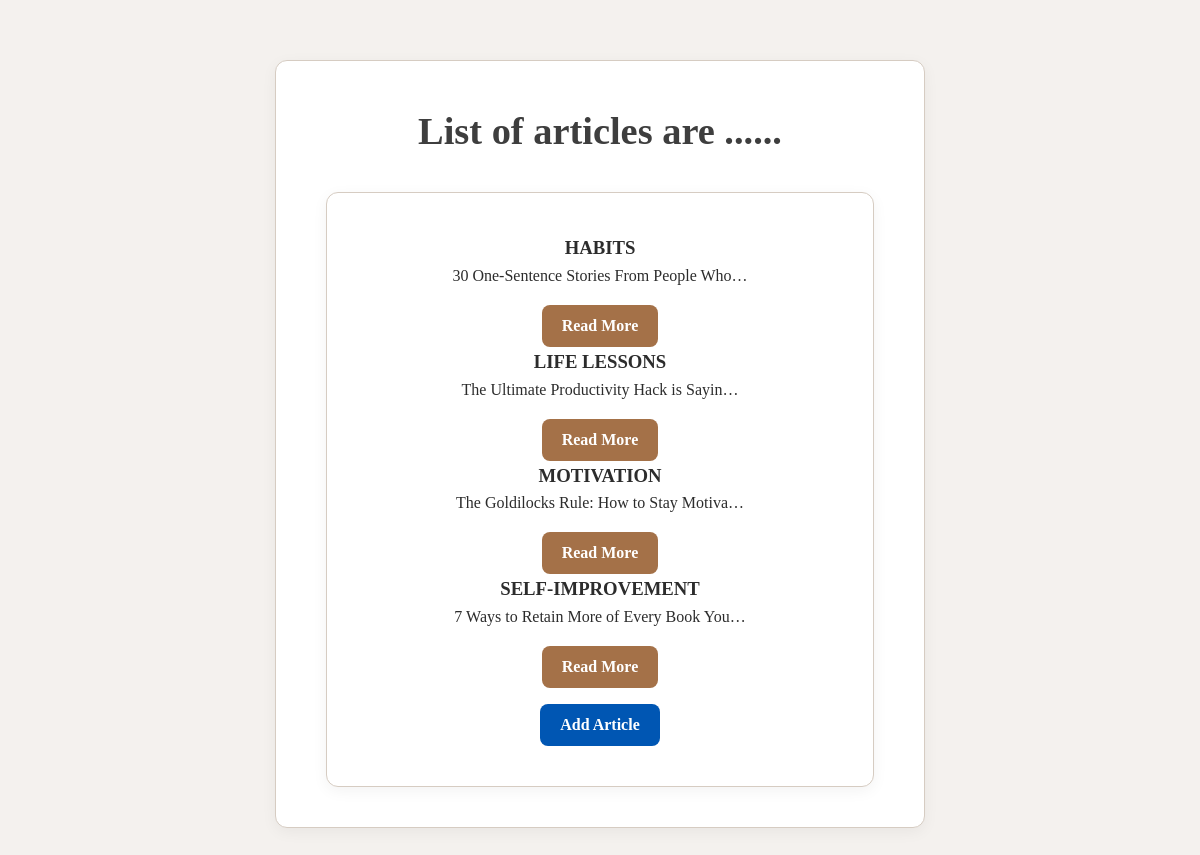
The page /allarticle/ on the database its author committed.
### myapp/models.py (models this page shows)
class ArticleModel(models.Model):
    name = models.CharField(max_length = 100)
    desc = models.TextField()

### myapp/views.py (the view)
# urls.py: path('allarticle/', views.display_articles, name='allart'),
def display_articles(request):
    all_article = ArticleModel.objects.all()
    return render(request, 'html/display.html',{'data':all_article})

### templates/html/display.html (shortened to what this page needs)
{% extends 'html/index.html' %}
<h1>{% block title %} List of articles are ......{% endblock %}</h1>
{% block content %}
    <center>
        {% if data %}
            {% for i in data %}
                <h3>{{i.name | upper}}</h3>
               <p>{{i.desc | truncatechars:40}}</p>
               <a href="{% url 'specific' i.id %}">
                <button>Read More</button>
              </a>
            {% endfor %}
        {% endif %}
        <br>
        <a href="{% url 'home' %}">
            <button class="add-article-btn">Add Article</button>
        </a>
    </center>
    {% endblock %}

### templates/html/index.html (shortened to what this page needs)
<!DOCTYPE html>
{% load static %}
<html lang="en">
<head>
    <link rel="stylesheet" href="{% static 'css/style.css'%}">
</head>
<body>
    <center>
        <h1>{% block title %}This is Article Project {% endblock %}</h1>
        {% block content %}{% endblock%}
</body>
</html>

### static/css/style.css (style rules this page uses)
* { margin: 0; padding: 0; box-sizing: border-box; }
body { font-family: 'Georgia', serif; background-color: #f4f1ee; color: #2c2c2c; line-height: 1.6; padding: 60px 20px; }
center { background-color: #ffffff; border: 1px solid #d6ccc2; max-width: 650px; margin: auto; padding: 40px 50px; border-radius: 12px; box-shadow: 0 4px 15px rgba(0, 0, 0, 0.05); }
h1 { font-size: 2.4rem; margin-bottom: 30px; color: #3e3e3e; text-align: center; }
button { padding: 12px 20px; font-size: 1rem; font-weight: bold; background-color: #5f4b8b; color: #fff; border: none; border-radius: 8px; cursor: pointer; transition: background-color 0.25s ease; font-family: 'Georgia', serif; }
a button { background-color: #a47148; margin-top: 16px; }
.add-article-btn { background-color: #0056b3; }

### rows shown on the page
ArticleModel: name "HABITS", desc "30 One-Sentence Stories From People Who…"
ArticleModel: name "LIFE LESSONS", desc "The Ultimate Productivity Hack is Sayin…"
ArticleModel: name "MOTIVATION", desc "The Goldilocks Rule: How to Stay Motiva…"
ArticleModel: name "SELF-IMPROVEMENT", desc "7 Ways to Retain More of Every Book You…"
